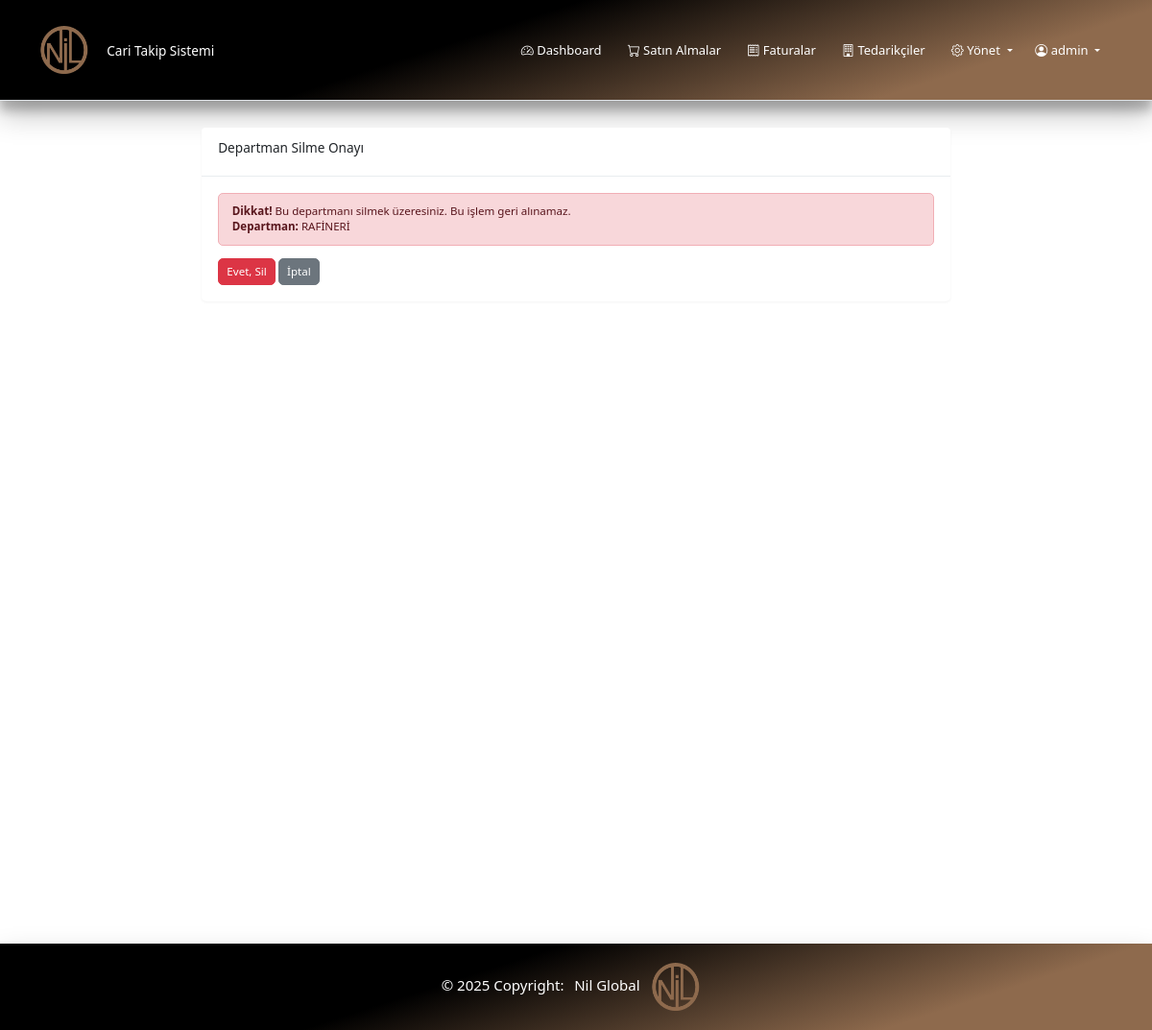
Page /departmanlar/7/sil/ (signed in) on the earlier database version.
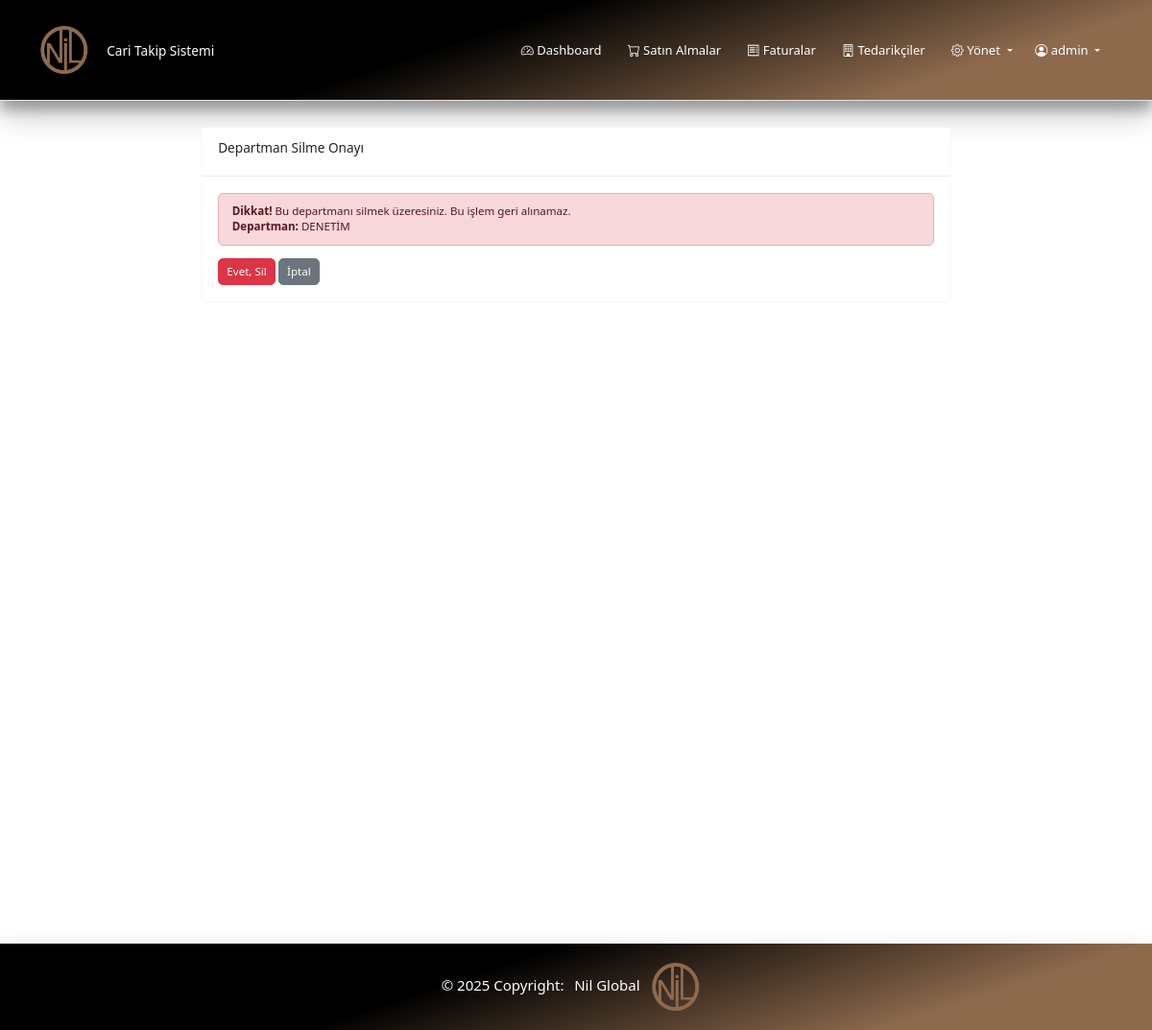
Same page on the later database version.
### departmanlar/models.py (models this page shows, shortened)
class Departman(models.Model):
    ad = models.CharField(max_length=255, verbose_name="Departman Adı")
    sira = models.PositiveIntegerField(default=0, verbose_name="Sıra")
    created_at = models.DateTimeField(auto_now_add=True)
    updated_at = models.DateTimeField(auto_now=True)
    class Meta:
        verbose_name = "Departman"
        verbose_name_plural = "Departmanlar"
        ordering = ['ad']

### departmanlar/views.py (the view)
# urls.py: path('<int:pk>/sil/', views.departman_sil, name='departman_sil'),
@login_required
def departman_sil(request, pk):
    departman = get_object_or_404(Departman, pk=pk)
    if request.method == "POST":
        departman.delete()
        messages.success(request, 'Departman başarıyla silindi.')
        return redirect('departmanlar:departman_listesi')
    return render(request, 'departmanlar/departman_sil.html', {'departman': departman})

### departmanlar/templates/departmanlar/departman_sil.html (shortened to what this page needs)
{% extends 'base.html' %}
{% block content %}
<div class="row">
    <div class="col-md-8 offset-md-2">
        <div class="card">
            <div class="card-header">
                <h3 class="card-title">Departman Silme Onayı</h3>
            </div>
            <div class="card-body">
                <p class="alert alert-danger">
                    <strong>Dikkat!</strong> Bu departmanı silmek üzeresiniz. Bu işlem geri alınamaz.<br>
                    <b>Departman:</b> {{ departman.ad }}
                </p>
                <form method="post">
                    <div class="mt-3">
                        <button type="submit" class="btn btn-danger">
                             Evet, Sil
                        </button>
                        <a href="{% url 'departmanlar:departman_listesi' %}" class="btn btn-secondary">
                             İptal
                        </a>
                    </div>
                </form>
            </div>
        </div>
    </div>
</div>
{% endblock %}

Differences in the rows shown:
changed Departman: ad "RAFİNERİ" → "DENETİM"
